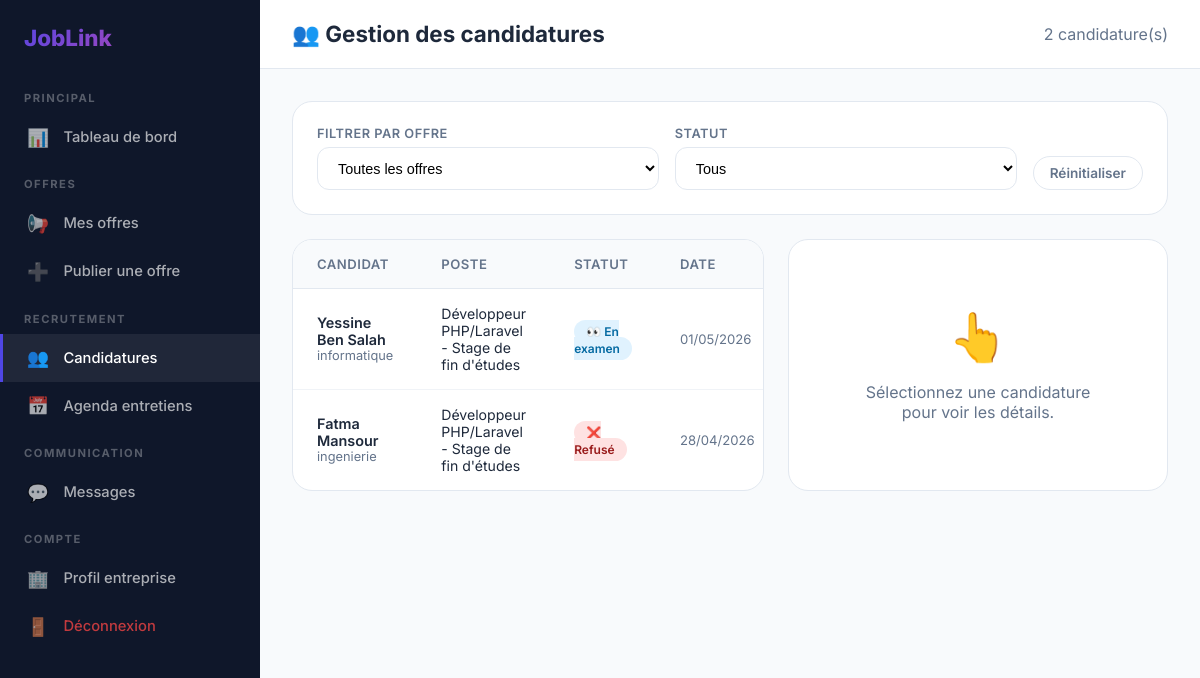
/entreprise/candidatures.php (signed in), run on the app's committed database.
### tables this page shows
CREATE TABLE `applications` (
  `id` int(11) NOT NULL AUTO_INCREMENT,
  `offer_id` int(11) NOT NULL,
  `student_id` int(11) NOT NULL,
  `cover_letter` text DEFAULT NULL,
  `status` enum('pending','reviewed','accepted','rejected') NOT NULL DEFAULT 'pending',
  `applied_at` timestamp NOT NULL DEFAULT current_timestamp(),
  PRIMARY KEY (`id`),
  KEY `offer_id` (`offer_id`),
  KEY `student_id` (`student_id`),
  CONSTRAINT `fk_app_offer` FOREIGN KEY (`offer_id`) REFERENCES `job_offers` (`id`) ON DELETE CASCADE,
  CONSTRAINT `fk_app_student` FOREIGN KEY (`student_id`) REFERENCES `student_profiles` (`id`) ON DELETE CASCADE
);

CREATE TABLE `student_profiles` (
  `id` int(11) NOT NULL AUTO_INCREMENT,
  `user_id` int(11) NOT NULL,
  `first_name` varchar(100) NOT NULL,
  `last_name` varchar(100) NOT NULL,
  `bio` text DEFAULT NULL,
  `cv_path` varchar(255) DEFAULT NULL,
  `portfolio_url` varchar(255) DEFAULT NULL,
  `sector` varchar(100) DEFAULT NULL,
  `location` varchar(100) DEFAULT NULL,
  `updated_at` timestamp NOT NULL DEFAULT current_timestamp() ON UPDATE current_timestamp(),
  PRIMARY KEY (`id`),
  KEY `user_id` (`user_id`),
  CONSTRAINT `fk_student_user` FOREIGN KEY (`user_id`) REFERENCES `users` (`id`) ON DELETE CASCADE
);

CREATE TABLE `job_offers` (
  `id` int(11) NOT NULL AUTO_INCREMENT,
  `company_id` int(11) NOT NULL,
  `title` varchar(200) NOT NULL,
  `description` text NOT NULL,
  `offer_type` enum('stage','emploi') NOT NULL,
  `sector` varchar(100) DEFAULT NULL,
  `location` varchar(100) DEFAULT NULL,
  `duration` varchar(100) DEFAULT NULL,
  `remuneration` varchar(100) DEFAULT NULL,
  `status` enum('active','closed') NOT NULL DEFAULT 'active',
  `created_at` timestamp NOT NULL DEFAULT current_timestamp(),
  PRIMARY KEY (`id`),
  KEY `company_id` (`company_id`),
  CONSTRAINT `fk_offer_company` FOREIGN KEY (`company_id`) REFERENCES `company_profiles` (`id`) ON DELETE CASCADE
);

### entreprise/candidatures.php (the view, shortened to what this page needs)
<?php
require_once '../includes/auth.php';
$cp = $pdo->prepare("SELECT id FROM company_profiles WHERE user_id=?");
$cp->execute([$_SESSION['user_id']]);
$cid = $cp->fetchColumn();
$active_app = intval($_GET['app'] ?? 0);
$where = ["jo.company_id=?"];
$params = [$cid];
$stmt = $pdo->prepare("SELECT a.*,jo.title as offer_title,sp.first_name,sp.last_name,sp.bio,sp.sector,sp.location,sp.cv_path,sp.portfolio_url FROM applications a JOIN job_offers jo ON a.offer_id=jo.id JOIN student_profiles sp ON a.student_id=sp.id WHERE ".implode(' AND ',$where)." ORDER BY a.applied_at DESC");
$stmt->execute($params);
$apps = $stmt->fetchAll();
?>
<!DOCTYPE html><html lang="fr"><head><meta charset="UTF-8"><meta name="viewport" content="width=device-width,initial-scale=1">
<title>Candidatures - JobLink</title><link rel="stylesheet" href="/siteadam/css/style.css"></head>
<body>
<div class="dash-layout">
  <?php include '../includes/sidebar_company.php'; ?>
  <div class="dash-content">
    <div class="dash-header"><h1>👥 Gestion des candidatures</h1><span style="color:var(--muted)"><?= count($apps) ?> candidature(s)</span></div>
    <div class="dash-body">
      <div class="filters-bar" style="margin-bottom:1.5rem">
        <form method="GET" style="display:flex;gap:1rem;flex-wrap:wrap;align-items:flex-end">
          <div class="filter-group">
            <label>Filtrer par offre</label>
            <select name="offer" onchange="this.form.submit()">
              <option value="">Toutes les offres</option>
            </select>
          </div>
          <div class="filter-group">
            <label>Statut</label>
            <select name="status" onchange="this.form.submit()">
              <option value="">Tous</option>
            </select>
          </div>
          <a href="candidatures.php" class="btn btn-outline btn-sm">Réinitialiser</a>
        </form>
      </div>
      <?php if(empty($apps)): ?>
      <div class="empty-state"><div class="empty-icon">📭</div><h3>Aucune candidature</h3><p>Vos candidatures apparaîtront ici.</p></div>
      <?php else: ?>
      <div style="display:grid;grid-template-columns:1fr 380px;gap:1.5rem">
        <div class="table-wrap">
          <table>
            <thead><tr><th>Candidat</th><th>Poste</th><th>Statut</th><th>Date</th><th>Action</th></tr></thead>
            <tbody>
            <?php foreach($apps as $a): ?>
            <tr style="<?= $active_app==$a['id']?'background:#f0f9ff':'' ?>">
              <td>
                <div style="font-weight:600"><?= htmlspecialchars($a['first_name'].' '.$a['last_name']) ?></div>
                <div style="font-size:.8rem;color:var(--muted)"><?= htmlspecialchars($a['sector']??'') ?></div>
              </td>
              <td style="font-size:.88rem"><?= htmlspecialchars($a['offer_title']) ?></td>
              <td><span class="badge badge-<?= $a['status'] ?>"><?= ['pending'=>'⏳ Nouveau','reviewed'=>'👀 En examen','accepted'=>'✅ Accepté','rejected'=>'❌ Refusé'][$a['status']] ?></span></td>
              <td style="font-size:.82rem;color:var(--muted)"><?= date('d/m/Y',strtotime($a['applied_at'])) ?></td>
            </tr>
            <?php endforeach; ?>
            </tbody>
          </table>
        </div>
        <?php $sel = null; foreach($apps as $a) if($a['id']==$active_app) { $sel=$a; break; } ?>
        <?php if($sel): ?>
        <div class="card">
          <div class="profile-avatar" style="width:60px;height:60px;font-size:1.5rem;background:linear-gradient(135deg,var(--primary),var(--secondary));display:flex;align-items:center;justify-content:center;color:#fff;font-weight:800;border-radius:50%;margin-bottom:1rem">
            <?= strtoupper(substr($sel['first_name'],0,1)) ?>
          </div>
          <h3><?= htmlspecialchars($sel['first_name'].' '.$sel['last_name']) ?></h3>
          <p style="color:var(--muted);font-size:.88rem;margin:.25rem 0"><?= htmlspecialchars($sel['sector']??'') ?> · <?= htmlspecialchars($sel['location']??'') ?></p>
          <?php if($sel['bio']): ?>
          <div style="margin:1rem 0;padding:1rem;background:#f8fafc;border-radius:var(--radius);font-size:.88rem;line-height:1.6"><?= nl2br(htmlspecialchars(substr($sel['bio'],0,300))) ?></div>
          <?php endif; ?>
          <?php if($sel['cover_letter']): ?>
          <h4 style="margin-bottom:.5rem;font-size:.9rem">📝 Lettre de motivation</h4>
          <div style="padding:1rem;background:#fafafa;border-radius:var(--radius);font-size:.85rem;line-height:1.7;margin-bottom:1rem;border:1px solid var(--border)"><?= nl2br(htmlspecialchars($sel['cover_letter'])) ?></div>
          <?php endif; ?>
          <div style="display:flex;gap:.5rem;flex-wrap:wrap;margin-bottom:1rem">
            <?php if($sel['cv_path']): ?><a href="/siteadam/uploads/<?= htmlspecialchars($sel['cv_path']) ?>" class="btn btn-outline btn-sm" target="_blank">📄 CV</a><?php endif; ?>
            <?php if($sel['portfolio_url']): ?><a href="<?= htmlspecialchars($sel['portfolio_url']) ?>" class="btn btn-outline btn-sm" target="_blank">🌐 Portfolio</a><?php endif; ?>
            <a href="/siteadam/entreprise/messages.php?with=<?= $pdo->query("SELECT user_id FROM student_profiles WHERE id=".$sel['student_id'])->fetchColumn() ?>" class="btn btn-outline btn-sm">💬 Message</a>
          </div>
          <form method="POST">
            <input type="hidden" name="app_id" value="<?= $sel['id'] ?>">
            <div class="form-group"><label>Changer le statut</label>
              <select name="status">
                <option value="pending" <?= $sel['status']==='pending'?'selected':'' ?>>⏳ En attente</option>
                <option value="reviewed" <?= $sel['status']==='reviewed'?'selected':'' ?>>👀 En examen</option>
                <option value="accepted" <?= $sel['status']==='accepted'?'selected':'' ?>>✅ Accepter</option>
                <option value="rejected" <?= $sel['status']==='rejected'?'selected':'' ?>>❌ Refuser</option>
              </select>
            </div>
            <button type="submit" class="btn btn-primary btn-sm">Mettre à jour</button>
          </form>
        </div>
        <?php else: ?>
        <div class="card" style="display:flex;align-items:center;justify-content:center;text-align:center;color:var(--muted)">
          <div><div style="font-size:3rem;margin-bottom:1rem">👆</div><p>Sélectionnez une candidature<br>pour voir les détails.</p></div>
        </div>
        <?php endif; ?>
      </div>
      <?php endif; ?>
    </div>
  </div>
</div>
</body></html>

### css/style.css (style rules this page uses)
:root { --primary: #4f46e5; --primary-dark: #3730a3; --primary-light: #eef2ff; --secondary: #ec4899; --accent: #06b6d4; --dark: #0f172a; --light: #f8fafc; --text: #1e293b; --muted: #64748b; --border: #e2e8f0; --white: #ffffff; --success: #10b981; --warning: #f59e0b; --danger: #ef4444; --glass: rgba(255,255,255,0.75); --shadow: 0 4px 6px -1px rgba(0,0,0,.1),0 2px 4px -2px rgba(0,0,0,.1); --shadow-lg: 0 20px 25px -5px rgba(0,0,0,.1),0 8px 10px -6px rgba(0,0,0,.1); --radius: 12px; --radius-lg: 20px; --transition: all .3s ease; }
* { margin:0;padding:0;box-sizing:border-box }
html { scroll-behavior:smooth }
body { font-family:'Inter',sans-serif;color:var(--text);background:#f1f5f9;min-height:100vh;display:flex;flex-direction:column }
a { text-decoration:none;color:inherit }
.btn { display:inline-flex;align-items:center;gap:.5rem;padding:.75rem 1.5rem;border-radius:50px;font-weight:600;font-size:.95rem;cursor:pointer;border:none;transition:var(--transition) }
.btn-outline { background:transparent;color:var(--muted);border:1.5px solid var(--border) }
.btn-sm { padding:.5rem 1rem;font-size:.85rem }
.card { background:var(--white);border-radius:var(--radius-lg);padding:1.75rem;border:1px solid var(--border);transition:var(--transition) }
.dash-layout { display:flex;min-height:100vh }
.dash-content { flex:1;overflow:auto;background:#f8fafc }
.dash-header { background:var(--white);padding:1.25rem 2rem;border-bottom:1px solid var(--border);display:flex;align-items:center;justify-content:space-between }
.dash-header h1 { font-size:1.4rem;font-weight:700 }
.dash-body { padding:2rem }
.table-wrap { background:var(--white);border-radius:var(--radius-lg);border:1px solid var(--border);overflow:hidden }
table { width:100%;border-collapse:collapse }
table th { background:#f8fafc;padding:1rem 1.5rem;text-align:left;font-size:.82rem;font-weight:600;color:var(--muted);text-transform:uppercase;letter-spacing:.5px;border-bottom:1px solid var(--border) }
table td { padding:1rem 1.5rem;font-size:.9rem;border-bottom:1px solid rgba(226,232,240,.5) }
table tr:last-child td { border-bottom:none }
.badge { padding:.25rem .75rem;border-radius:50px;font-size:.75rem;font-weight:600 }
.badge-reviewed { background:#e0f2fe;color:#0369a1 }
.badge-rejected { background:#fee2e2;color:#991b1b }
.filters-bar { background:var(--white);border-radius:var(--radius-lg);padding:1.5rem;border:1px solid var(--border);margin-bottom:1.5rem }
.filters-bar form { display:flex;gap:1rem;flex-wrap:wrap;align-items:flex-end }
.filter-group { flex:1;min-width:160px }
.filter-group label { display:block;font-size:.8rem;font-weight:600;color:var(--muted);margin-bottom:.4rem;text-transform:uppercase;letter-spacing:.5px }
.filter-group input,.filter-group select { width:100%;padding:.7rem 1rem;border:1.5px solid var(--border);border-radius:var(--radius);font-size:.9rem;background:#fff;outline:none;transition:var(--transition) }

### data on the page
applications: student.last_name "Yessine Ben Salah", student.sector "informatique", offer.title "Développeur PHP/Laravel - Stage de fin d'études", status "👀 En examen", applied_at "01/05/2026"
applications: student.last_name "Fatma Mansour", student.sector "ingenierie", offer.title "Développeur PHP/Laravel - Stage de fin d'études", status "❌ Refusé", applied_at "28/04/2026"

### other printed values
count($apps) "2"
